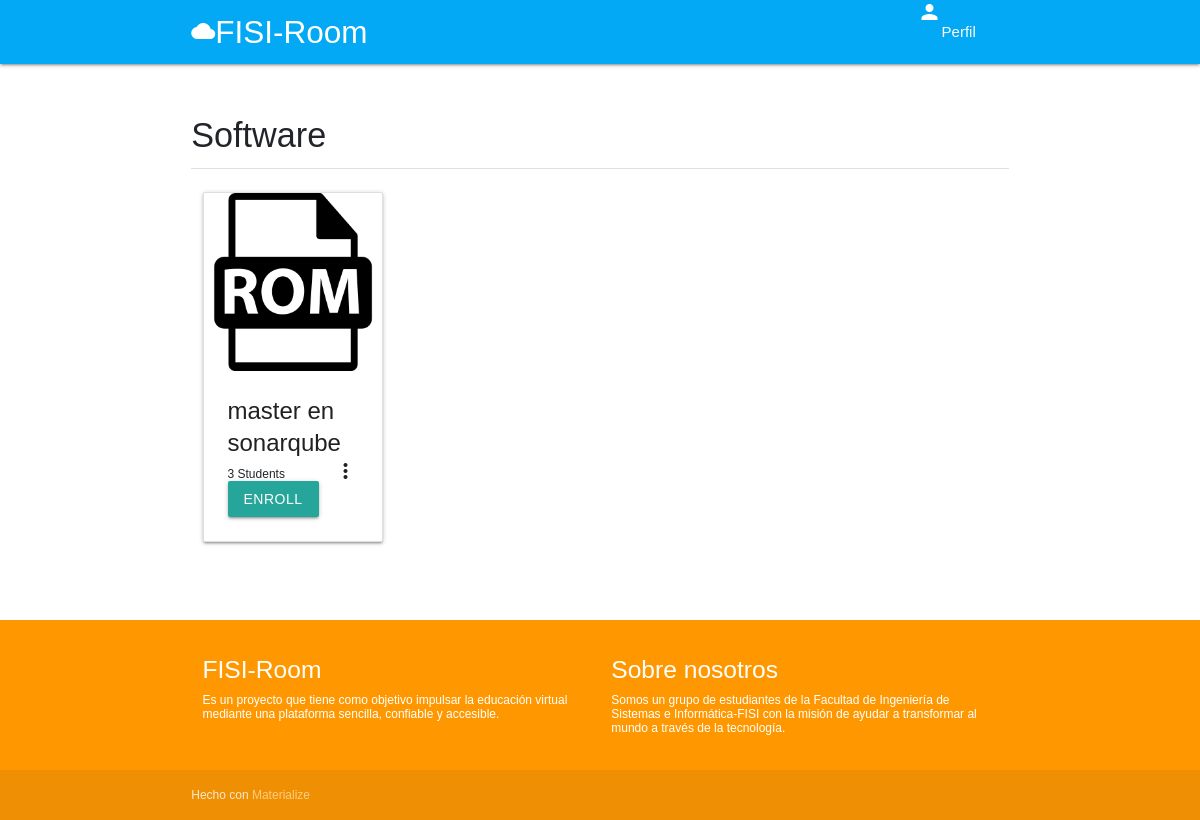
Screenshot of /course/categories/software (signed in) with the database file from the repository.
### classroom/models.py (models this page shows, shortened)
class Category(models.Model):
    title = models.CharField(max_length=100, verbose_name='Title')
    icon = models.CharField(max_length=100, verbose_name='Icon', default='article')
    slug = models.SlugField(unique=True)

class Course(models.Model):
    id = models.UUIDField(primary_key=True, default=uuid.uuid4, editable=False)
    picture = models.ImageField(upload_to=user_directory_path)
    title = models.CharField(max_length=200)
    description = models.CharField(max_length=300)
    DAY_CHOICES = [
        ('LU', 'Lunes'),
        ('MA', 'Martes'),
        ('MI', 'Miércoles'),
        ('JU', 'Jueves'),
        ('VI', 'Viernes'),
        ('SA', 'Sábado'),
        ('DO', 'Domingo')
    ]
    day = models.CharField(
        max_length=2,
        choices=DAY_CHOICES,
        default='LU'
    )
    time_start = models.TimeField()
    time_end = models.TimeField()
    category = models.ForeignKey(Category, on_delete=models.CASCADE)
    syllabus = RichTextField()
    user = models.ForeignKey(User, on_delete=models.CASCADE, related_name='course_owner')
    enrolled = models.ManyToManyField(User)
    modules = models.ManyToManyField(Module)
    questions = models.ManyToManyField(Question)

### classroom/views.py (the view)
# urls.py: path('categories/<category_slug>', category_courses, name='category-courses'),
def category_courses(request, category_slug):
    category = get_object_or_404(Category, slug=category_slug)
    courses = Course.objects.filter(category=category)
    context = {
        'category': category,
        'courses': courses,
    }
    return render(request, 'classroom/categorycourses.html', context)

### authy/views.py (called while the page is built)
def side_nav_info(request):
	user = request.user
	nav_profile = None
	if user.is_authenticated:
		nav_profile = Profile.objects.get(user=user)
	return {'nav_profile': nav_profile}

### frontend/templates/classroom/categorycourses.html (shortened to what this page needs)
{% extends 'base.html' %}
{% load static %}
{% block content %}
<div class="section">
	<h4>{{ category.title }}</h4>
	<div class="divider"></div>
</div>
<div class="row">
{% for course in courses %}
<div class="col s12 m4">
  <div class="card" style="width: 12rem;">
    <div class="card-image waves-effect waves-block waves-light">
      <img class="activator" src="{{ course.picture.url }}" alt="Imagen no cargada">
    </div>
    <div class="card-content">
      <span class="card-title activator grey-text text-darken-4"><strong>{{ course.title }}</strong><em class="material-icons right">more_vert</em></span>
      <p class="title"><strong>{{ course.enrolled.count }}</strong> Students</p>
      <a href="{% url 'enroll' course.id %}" class="btn">Enroll</a>
    </div>
  </div>
</div>
{% endfor %}
</div>
{% endblock %}

### frontend/static/css/style.css (style rules this page uses)
body { font: 12px Arial, Helvetica, sans-serif; }

### rows the page displays
Category: title "Software"
Course: picture (picture), title "master en sonarqube", enrolled.count "3"
